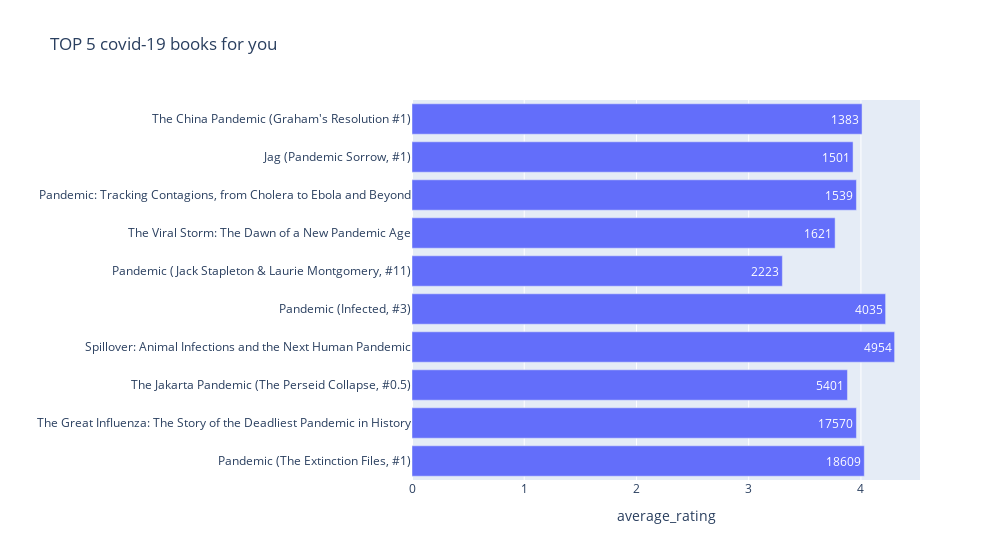

The code cell stored with this chart in its notebook:
### Code cell
covid_19_df = pd.read_csv("../data/covid_19_books_desc.csv")

top_5_highly_rated_covid= covid_19_df[['title','ratings_count','average_rating']].sort_values('ratings_count',ascending=False).head(10)

import plotly.express as px
fig = px.bar(top_5_highly_rated_covid, y='title', x='average_rating',text='ratings_count',orientation ='h',
             hover_data=['average_rating'],width =1000,title='TOP 5 covid-19 books for you',
             labels={'ratings_count':'Ratings received', 'title' : ''})

fig.show()

### Figure 1 — Plotly figure (JSON) as saved in the notebook; plotly's stock layout.template omitted (floating-point values rounded to 4 significant figures)
{"data": [{"alignmentgroup": "True", "customdata": [[4.03], [3.96], [3.88], [4.3], [4.22], [3.3], [3.77], [3.96], [3.93], [4.01]], "hoverlabel": {"namelength": 0}, "hovertemplate": "average_rating=%{customdata[0]}<br>=%{y}<br>Ratings received=%{text}", "legendgroup": "", "marker": {"color": "#636efa"}, "name": "", "offsetgroup": "", "orientation": "h", "showlegend": false, "text": [18609, 17570, 5401, 4954, 4035, 2223, 1621, 1539, 1501, 1383], "textposition": "auto", "type": "bar", "x": [4.03, 3.96, 3.88, 4.3, 4.22, 3.3, 3.77, 3.96, 3.93, 4.01], "xaxis": "x", "y": ["Pandemic (The Extinction Files, #1)", "The Great Influenza: The Story of the Deadliest Pandemic in History", "The Jakarta Pandemic (The Perseid Collapse, #0.5)", "Spillover: Animal Infections and the Next Human Pandemic", "Pandemic (Infected, #3)", "Pandemic (Jack Stapleton & Laurie Montgomery, #11)", "The Viral Storm: The Dawn of a New Pandemic Age", "Pandemic: Tracking Contagions, from Cholera to Ebola and Beyond", "Jag (Pandemic Sorrow, #1)", "The China Pandemic (Graham's Resolution #1)"], "yaxis": "y"}], "layout": {"barmode": "relative", "legend": {"tracegroupgap": 0}, "title": {"text": "TOP 5 covid-19 books for you"}, "width": 1000, "xaxis": {"anchor": "y", "domain": [0, 1], "title": {"text": "average_rating"}}, "yaxis": {"anchor": "x", "domain": [0, 1], "title": {"text": ""}}}}
